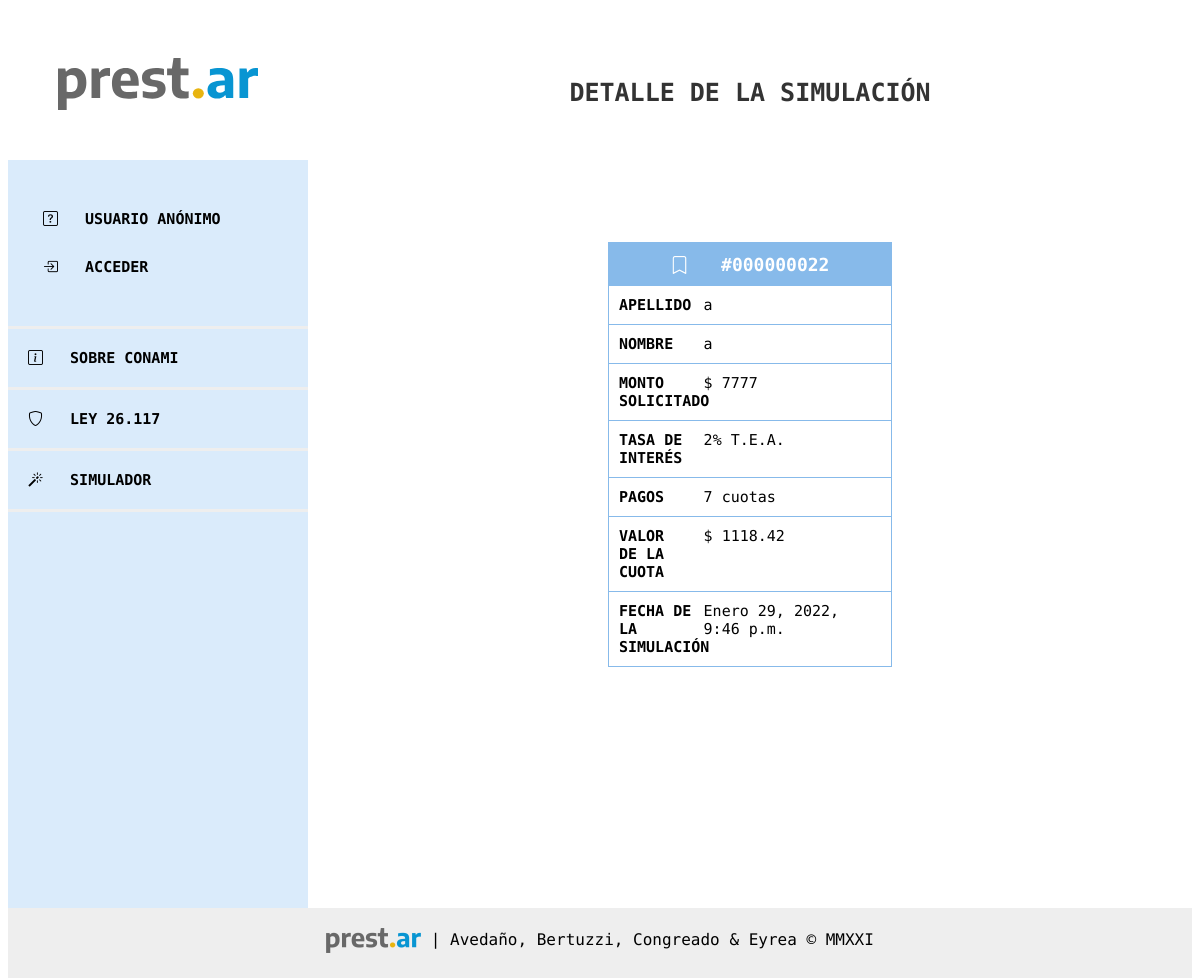
The page /simulador/22/ on the database as committed earlier.
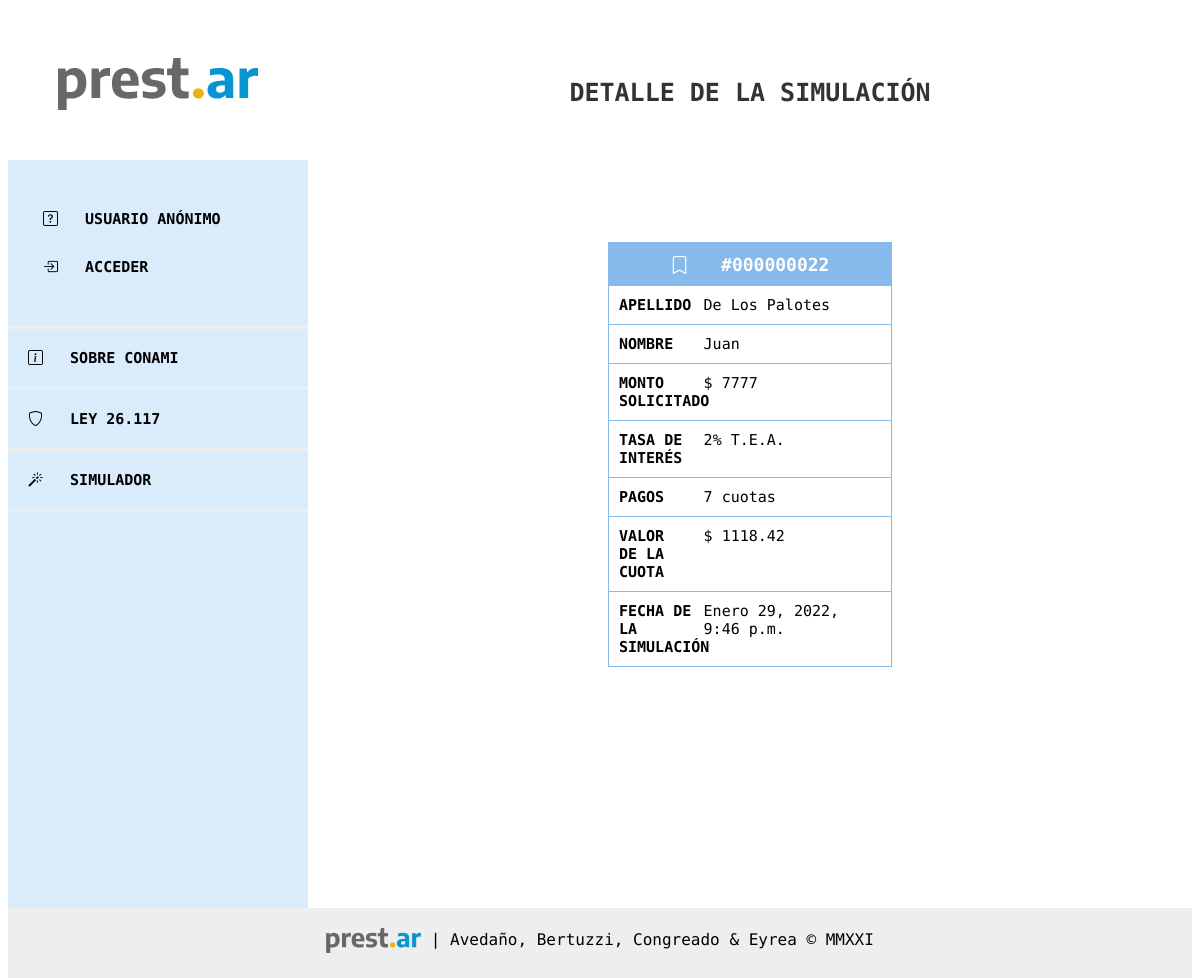
The same page on the database as committed later.
### prestamos/models.py (models this page shows, shortened)
class Simulacion(models.Model):
    CUOTAS_LISTA = [
        ('1', '1'),
        ('3', '3'),
        ('6', '6'),
        ('9', '9'),
        ('12', '12'),
        ('18', '18'),
        ('24', '24'),
    ]
    smvm = models.ForeignKey(
        SMVM, on_delete=models.CASCADE, null=True, default=1)
    author = models.ForeignKey(
        settings.AUTH_USER_MODEL, on_delete=models.CASCADE, null=True)  # Acá tiene que quedar el null=True porque se tiene que poder hacer simulaciones sin registrarse
    nombre = models.CharField(max_length=200)
    apellido = models.CharField(max_length=200)
    dni = models.IntegerField(validators=[
                              MaxValueValidator(99999999)])
    importe_solicitado = models.PositiveIntegerField()
    created_date = models.DateTimeField(
        default=timezone.now)
    tasa_anual = models.ForeignKey(
        TasaInteres, on_delete=models.CASCADE, null=True, default=1)
    cant_cuotas = models.CharField(max_length=200, choices=CUOTAS_LISTA)
    telefono = models.CharField(max_length=200)
    email = models.CharField(max_length=200)
    cuota_final = models.DecimalField(
        decimal_places=2, max_digits=9, null=True)
    def calculo_cuota(self):
        interes = int(self.tasa_anual.tasa)/100
        cant_cuotas = int(self.cant_cuotas)
        calculo_cuota = round(self.importe_solicitado*(interes/12) /
                              (1-(1+(interes/12))**(-cant_cuotas)), 2)
        return round(calculo_cuota, 2)

class TasaInteres(models.Model):
    author = models.ForeignKey(
        settings.AUTH_USER_MODEL, on_delete=models.CASCADE)
    tasa = models.PositiveIntegerField()
    created_date = models.DateTimeField(
        default=timezone.now)
    def __str__(self):
        return '{}'.format(self.tasa)

### prestamos/views.py (the view)
# urls.py: path('simulador/<int:pk>/', views.simulacion_detail, name='simulacion_detail'),
def simulacion_detail(request, pk):
    simulacion = get_object_or_404(Simulacion, pk=pk)
    return render(request, 'simulador/simulacion_detail.html', {'simulacion': simulacion})

### prestamos/templates/simulador/simulacion_detail.html (shortened to what this page needs)
{% extends 'base.html' %}
{% block content %}
<header>
	DETALLE DE LA SIMULACIÓN
</header>
<main>
<form target="_self" class="simulacion">{% csrf_token %}
			<div class="caja">
        <div class="grid-item titulo mayus">
          <span><i class="bi bi-bookmark"></i>&nbsp;&nbsp; #{{ simulacion.id|stringformat:"09d" }}
          </span>
					</div>
          <div class="grid-item texto">APELLIDO</div>
          <div class="grid-item">{{ simulacion.apellido }}</div>
          <div class="grid-item texto">NOMBRE</div>
          <div class="grid-item">{{ simulacion.nombre }}</div>
          <div class="grid-item texto">MONTO SOLICITADO</div>
          <div class="grid-item">$ {{ simulacion.importe_solicitado}}</div>
          <div class="grid-item texto">TASA DE INTERÉS</div>
          <div class="grid-item">{{ simulacion.tasa_anual }}% T.E.A.</div>
          <div class="grid-item texto">PAGOS</div>
          <div class="grid-item">{{ simulacion.cant_cuotas }} cuotas</div>
          <div class="grid-item texto">VALOR DE LA CUOTA</div>
          <div class="grid-item">$ {{ simulacion.calculo_cuota }}</div>
          <div class="grid-item texto">FECHA DE LA SIMULACIÓN</div>
          <div class="grid-item">{{ simulacion.created_date }}</div>
			</div>
	</form>
</main>
{% endblock %}

Rows that differ between the two databases and show on the page:
changed Simulacion "000000022": apellido "a" → "De Los Palotes"; nombre "a" → "Juan"
